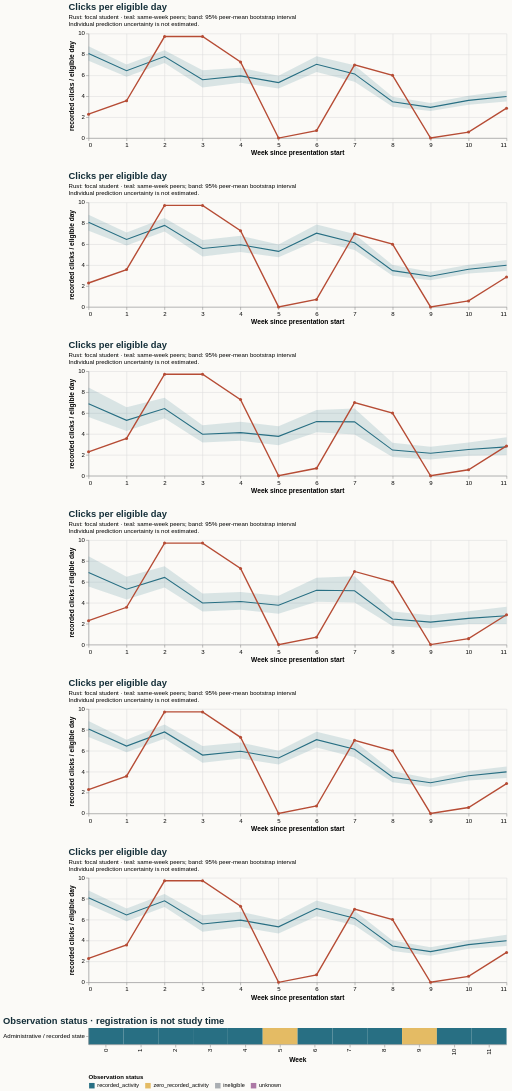

The Vega-Lite source for this figure:
### Vega-Lite specification from a JSON file in a GitHub repository (floating-point values rounded to 4 significant figures)
{"$schema": "https://vega.github.io/schema/vega-lite/v5.20.1.json", "config": {"axis": {"labelFontSize": 11, "titleFontSize": 12}, "background": "#fbfaf7", "font": "sans-serif", "title": {"anchor": "start", "color": "#142e38", "fontSize": 17, "subtitleFontSize": 11}, "view": {"continuousHeight": 300, "continuousWidth": 300, "stroke": null}}, "datasets": {"data-0ff290b01b502d3b295c9d492772a56f": [{"end_day": 6, "focal_value": 2.286, "peer_ci_high": 8.786, "peer_ci_low": 7.403, "peer_mean": 8.09, "peer_observations": 1167, "peer_people": 1167, "reference": "course", "unit": "recorded clicks / eligible day", "week": 0}, {"end_day": 13, "focal_value": 3.571, "peer_ci_high": 7.049, "peer_ci_low": 5.858, "peer_mean": 6.449, "peer_observations": 1159, "peer_people": 1159, "reference": "course", "unit": "recorded clicks / eligible day", "week": 1}, {"end_day": 20, "focal_value": 9.714, "peer_ci_high": 8.393, "peer_ci_low": 7.177, "peer_mean": 7.8, "peer_observations": 1140, "peer_people": 1140, "reference": "course", "unit": "recorded clicks / eligible day", "week": 2}, {"end_day": 27, "focal_value": 9.714, "peer_ci_high": 6.478, "peer_ci_low": 4.83, "peer_mean": 5.586, "peer_observations": 1132, "peer_people": 1132, "reference": "course", "unit": "recorded clicks / eligible day", "week": 3}, {"end_day": 34, "focal_value": 7.286, "peer_ci_high": 6.722, "peer_ci_low": 5.292, "peer_mean": 5.952, "peer_observations": 1093, "peer_people": 1093, "reference": "course", "unit": "recorded clicks / eligible day", "week": 4}, {"end_day": 41, "focal_value": 0.0, "peer_ci_high": 5.959, "peer_ci_low": 4.741, "peer_mean": 5.31, "peer_observations": 1086, "peer_people": 1086, "reference": "course", "unit": "recorded clicks / eligible day", "week": 5}, {"end_day": 48, "focal_value": 0.7143, "peer_ci_high": 7.83, "peer_ci_low": 6.325, "peer_mean": 7.057, "peer_observations": 1075, "peer_people": 1075, "reference": "course", "unit": "recorded clicks / eligible day", "week": 6}, {"end_day": 55, "focal_value": 7.0, "peer_ci_high": 6.962, "peer_ci_low": 5.395, "peer_mean": 6.139, "peer_observations": 1059, "peer_people": 1059, "reference": "course", "unit": "recorded clicks / eligible day", "week": 7}, {"end_day": 62, "focal_value": 6.0, "peer_ci_high": 3.948, "peer_ci_low": 2.99, "peer_mean": 3.471, "peer_observations": 1049, "peer_people": 1049, "reference": "course", "unit": "recorded clicks / eligible day", "week": 8}, {"end_day": 69, "focal_value": 0.0, "peer_ci_high": 3.36, "peer_ci_low": 2.583, "peer_mean": 2.935, "peer_observations": 1032, "peer_people": 1032, "reference": "course", "unit": "recorded clicks / eligible day", "week": 9}, {"end_day": 76, "focal_value": 0.5714, "peer_ci_high": 4.055, "peer_ci_low": 3.177, "peer_mean": 3.602, "peer_observations": 1026, "peer_people": 1026, "reference": "course", "unit": "recorded clicks / eligible day", "week": 10}, {"end_day": 83, "focal_value": 2.857, "peer_ci_high": 4.536, "peer_ci_low": 3.494, "peer_mean": 3.979, "peer_observations": 1021, "peer_people": 1021, "reference": "course", "unit": "recorded clicks / eligible day", "week": 11}], "data-30dceae621a94b7dd534d373c995e54b": [{"end_day": 6, "focal_value": 2.286, "peer_ci_high": 8.845, "peer_ci_low": 7.306, "peer_mean": 8.09, "peer_observations": 1167, "peer_people": 1167, "reference": "early_stage", "unit": "recorded clicks / eligible day", "week": 0}, {"end_day": 13, "focal_value": 3.571, "peer_ci_high": 7.042, "peer_ci_low": 5.851, "peer_mean": 6.449, "peer_observations": 1159, "peer_people": 1159, "reference": "early_stage", "unit": "recorded clicks / eligible day", "week": 1}, {"end_day": 20, "focal_value": 9.714, "peer_ci_high": 8.521, "peer_ci_low": 7.148, "peer_mean": 7.8, "peer_observations": 1140, "peer_people": 1140, "reference": "early_stage", "unit": "recorded clicks / eligible day", "week": 2}, {"end_day": 27, "focal_value": 9.714, "peer_ci_high": 6.444, "peer_ci_low": 4.849, "peer_mean": 5.586, "peer_observations": 1132, "peer_people": 1132, "reference": "early_stage", "unit": "recorded clicks / eligible day", "week": 3}, {"end_day": 34, "focal_value": 7.286, "peer_ci_high": 6.797, "peer_ci_low": 5.254, "peer_mean": 5.952, "peer_observations": 1093, "peer_people": 1093, "reference": "early_stage", "unit": "recorded clicks / eligible day", "week": 4}, {"end_day": 41, "focal_value": 0.0, "peer_ci_high": 5.998, "peer_ci_low": 4.683, "peer_mean": 5.31, "peer_observations": 1086, "peer_people": 1086, "reference": "early_stage", "unit": "recorded clicks / eligible day", "week": 5}, {"end_day": 48, "focal_value": 0.7143, "peer_ci_high": 7.828, "peer_ci_low": 6.301, "peer_mean": 7.057, "peer_observations": 1075, "peer_people": 1075, "reference": "early_stage", "unit": "recorded clicks / eligible day", "week": 6}, {"end_day": 55, "focal_value": 7.0, "peer_ci_high": 6.934, "peer_ci_low": 5.388, "peer_mean": 6.139, "peer_observations": 1059, "peer_people": 1059, "reference": "early_stage", "unit": "recorded clicks / eligible day", "week": 7}, {"end_day": 62, "focal_value": 6.0, "peer_ci_high": 4.037, "peer_ci_low": 2.993, "peer_mean": 3.471, "peer_observations": 1049, "peer_people": 1049, "reference": "early_stage", "unit": "recorded clicks / eligible day", "week": 8}, {"end_day": 69, "focal_value": 0.0, "peer_ci_high": 3.345, "peer_ci_low": 2.531, "peer_mean": 2.935, "peer_observations": 1032, "peer_people": 1032, "reference": "early_stage", "unit": "recorded clicks / eligible day", "week": 9}, {"end_day": 76, "focal_value": 0.5714, "peer_ci_high": 4.052, "peer_ci_low": 3.158, "peer_mean": 3.602, "peer_observations": 1026, "peer_people": 1026, "reference": "early_stage", "unit": "recorded clicks / eligible day", "week": 10}, {"end_day": 83, "focal_value": 2.857, "peer_ci_high": 4.487, "peer_ci_low": 3.388, "peer_mean": 3.979, "peer_observations": 1021, "peer_people": 1021, "reference": "early_stage", "unit": "recorded clicks / eligible day", "week": 11}], "data-7531c1961b48da465ab9579e45e015e7": [{"end_day": 6, "focal_value": 2.286, "peer_ci_high": 8.808, "peer_ci_low": 7.276, "peer_mean": 8.09, "peer_observations": 1167, "peer_people": 1167, "reference": "course", "unit": "recorded clicks / eligible day", "week": 0}, {"end_day": 13, "focal_value": 3.571, "peer_ci_high": 7.108, "peer_ci_low": 5.871, "peer_mean": 6.449, "peer_observations": 1159, "peer_people": 1159, "reference": "course", "unit": "recorded clicks / eligible day", "week": 1}, {"end_day": 20, "focal_value": 9.714, "peer_ci_high": 8.499, "peer_ci_low": 7.22, "peer_mean": 7.8, "peer_observations": 1140, "peer_people": 1140, "reference": "course", "unit": "recorded clicks / eligible day", "week": 2}, {"end_day": 27, "focal_value": 9.714, "peer_ci_high": 6.4, "peer_ci_low": 4.835, "peer_mean": 5.586, "peer_observations": 1132, "peer_people": 1132, "reference": "course", "unit": "recorded clicks / eligible day", "week": 3}, {"end_day": 34, "focal_value": 7.286, "peer_ci_high": 6.813, "peer_ci_low": 5.265, "peer_mean": 5.952, "peer_observations": 1093, "peer_people": 1093, "reference": "course", "unit": "recorded clicks / eligible day", "week": 4}, {"end_day": 41, "focal_value": 0.0, "peer_ci_high": 5.971, "peer_ci_low": 4.741, "peer_mean": 5.31, "peer_observations": 1086, "peer_people": 1086, "reference": "course", "unit": "recorded clicks / eligible day", "week": 5}, {"end_day": 48, "focal_value": 0.7143, "peer_ci_high": 7.886, "peer_ci_low": 6.34, "peer_mean": 7.057, "peer_observations": 1075, "peer_people": 1075, "reference": "course", "unit": "recorded clicks / eligible day", "week": 6}, {"end_day": 55, "focal_value": 7.0, "peer_ci_high": 6.969, "peer_ci_low": 5.451, "peer_mean": 6.139, "peer_observations": 1059, "peer_people": 1059, "reference": "course", "unit": "recorded clicks / eligible day", "week": 7}, {"end_day": 62, "focal_value": 6.0, "peer_ci_high": 4.014, "peer_ci_low": 2.974, "peer_mean": 3.471, "peer_observations": 1049, "peer_people": 1049, "reference": "course", "unit": "recorded clicks / eligible day", "week": 8}, {"end_day": 69, "focal_value": 0.0, "peer_ci_high": 3.353, "peer_ci_low": 2.555, "peer_mean": 2.935, "peer_observations": 1032, "peer_people": 1032, "reference": "course", "unit": "recorded clicks / eligible day", "week": 9}, {"end_day": 76, "focal_value": 0.5714, "peer_ci_high": 4.033, "peer_ci_low": 3.191, "peer_mean": 3.602, "peer_observations": 1026, "peer_people": 1026, "reference": "course", "unit": "recorded clicks / eligible day", "week": 10}, {"end_day": 83, "focal_value": 2.857, "peer_ci_high": 4.495, "peer_ci_low": 3.444, "peer_mean": 3.979, "peer_observations": 1021, "peer_people": 1021, "reference": "course", "unit": "recorded clicks / eligible day", "week": 11}], "data-b75d4d00b45201fa4f4a6821a28b35b8": [{"end_day": 6, "focal_value": 2.286, "peer_ci_high": 8.439, "peer_ci_low": 5.62, "peer_mean": 6.896, "peer_observations": 234, "peer_people": 234, "reference": "same_prior_attempt", "unit": "recorded clicks / eligible day", "week": 0}, {"end_day": 13, "focal_value": 3.571, "peer_ci_high": 6.561, "peer_ci_low": 4.27, "peer_mean": 5.299, "peer_observations": 231, "peer_people": 231, "reference": "same_prior_attempt", "unit": "recorded clicks / eligible day", "week": 1}, {"end_day": 20, "focal_value": 9.714, "peer_ci_high": 7.47, "peer_ci_low": 5.513, "peer_mean": 6.433, "peer_observations": 224, "peer_people": 224, "reference": "same_prior_attempt", "unit": "recorded clicks / eligible day", "week": 2}, {"end_day": 27, "focal_value": 9.714, "peer_ci_high": 4.827, "peer_ci_low": 3.186, "peer_mean": 3.976, "peer_observations": 224, "peer_people": 224, "reference": "same_prior_attempt", "unit": "recorded clicks / eligible day", "week": 3}, {"end_day": 34, "focal_value": 7.286, "peer_ci_high": 5.157, "peer_ci_low": 3.358, "peer_mean": 4.123, "peer_observations": 218, "peer_people": 218, "reference": "same_prior_attempt", "unit": "recorded clicks / eligible day", "week": 4}, {"end_day": 41, "focal_value": 0.0, "peer_ci_high": 4.729, "peer_ci_low": 2.91, "peer_mean": 3.769, "peer_observations": 215, "peer_people": 215, "reference": "same_prior_attempt", "unit": "recorded clicks / eligible day", "week": 5}, {"end_day": 48, "focal_value": 0.7143, "peer_ci_high": 6.297, "peer_ci_low": 4.165, "peer_mean": 5.198, "peer_observations": 211, "peer_people": 211, "reference": "same_prior_attempt", "unit": "recorded clicks / eligible day", "week": 6}, {"end_day": 55, "focal_value": 7.0, "peer_ci_high": 6.425, "peer_ci_low": 3.949, "peer_mean": 5.153, "peer_observations": 206, "peer_people": 206, "reference": "same_prior_attempt", "unit": "recorded clicks / eligible day", "week": 7}, {"end_day": 62, "focal_value": 6.0, "peer_ci_high": 3.154, "peer_ci_low": 1.791, "peer_mean": 2.456, "peer_observations": 204, "peer_people": 204, "reference": "same_prior_attempt", "unit": "recorded clicks / eligible day", "week": 8}, {"end_day": 69, "focal_value": 0.0, "peer_ci_high": 2.765, "peer_ci_low": 1.546, "peer_mean": 2.147, "peer_observations": 201, "peer_people": 201, "reference": "same_prior_attempt", "unit": "recorded clicks / eligible day", "week": 9}, {"end_day": 76, "focal_value": 0.5714, "peer_ci_high": 3.181, "peer_ci_low": 1.926, "peer_mean": 2.512, "peer_observations": 199, "peer_people": 199, "reference": "same_prior_attempt", "unit": "recorded clicks / eligible day", "week": 10}, {"end_day": 83, "focal_value": 2.857, "peer_ci_high": 3.685, "peer_ci_low": 1.979, "peer_mean": 2.76, "peer_observations": 198, "peer_people": 198, "reference": "same_prior_attempt", "unit": "recorded clicks / eligible day", "week": 11}], "data-d2ed46b7e3e14131b96ea57fcd3b75c5": [{"end_day": 6, "focal_value": 2.286, "peer_ci_high": 8.796, "peer_ci_low": 7.451, "peer_mean": 8.09, "peer_observations": 1167, "peer_people": 1167, "reference": "early_stage", "unit": "recorded clicks / eligible day", "week": 0}, {"end_day": 13, "focal_value": 3.571, "peer_ci_high": 7.065, "peer_ci_low": 5.843, "peer_mean": 6.449, "peer_observations": 1159, "peer_people": 1159, "reference": "early_stage", "unit": "recorded clicks / eligible day", "week": 1}, {"end_day": 20, "focal_value": 9.714, "peer_ci_high": 8.439, "peer_ci_low": 7.212, "peer_mean": 7.8, "peer_observations": 1140, "peer_people": 1140, "reference": "early_stage", "unit": "recorded clicks / eligible day", "week": 2}, {"end_day": 27, "focal_value": 9.714, "peer_ci_high": 6.42, "peer_ci_low": 4.831, "peer_mean": 5.586, "peer_observations": 1132, "peer_people": 1132, "reference": "early_stage", "unit": "recorded clicks / eligible day", "week": 3}, {"end_day": 34, "focal_value": 7.286, "peer_ci_high": 6.748, "peer_ci_low": 5.293, "peer_mean": 5.952, "peer_observations": 1093, "peer_people": 1093, "reference": "early_stage", "unit": "recorded clicks / eligible day", "week": 4}, {"end_day": 41, "focal_value": 0.0, "peer_ci_high": 5.973, "peer_ci_low": 4.668, "peer_mean": 5.31, "peer_observations": 1086, "peer_people": 1086, "reference": "early_stage", "unit": "recorded clicks / eligible day", "week": 5}, {"end_day": 48, "focal_value": 0.7143, "peer_ci_high": 7.835, "peer_ci_low": 6.314, "peer_mean": 7.057, "peer_observations": 1075, "peer_people": 1075, "reference": "early_stage", "unit": "recorded clicks / eligible day", "week": 6}, {"end_day": 55, "focal_value": 7.0, "peer_ci_high": 6.845, "peer_ci_low": 5.462, "peer_mean": 6.139, "peer_observations": 1059, "peer_people": 1059, "reference": "early_stage", "unit": "recorded clicks / eligible day", "week": 7}, {"end_day": 62, "focal_value": 6.0, "peer_ci_high": 3.994, "peer_ci_low": 2.988, "peer_mean": 3.471, "peer_observations": 1049, "peer_people": 1049, "reference": "early_stage", "unit": "recorded clicks / eligible day", "week": 8}, {"end_day": 69, "focal_value": 0.0, "peer_ci_high": 3.356, "peer_ci_low": 2.538, "peer_mean": 2.935, "peer_observations": 1032, "peer_people": 1032, "reference": "early_stage", "unit": "recorded clicks / eligible day", "week": 9}, {"end_day": 76, "focal_value": 0.5714, "peer_ci_high": 4.033, "peer_ci_low": 3.204, "peer_mean": 3.602, "peer_observations": 1026, "peer_people": 1026, "reference": "early_stage", "unit": "recorded clicks / eligible day", "week": 10}, {"end_day": 83, "focal_value": 2.857, "peer_ci_high": 4.552, "peer_ci_low": 3.462, "peer_mean": 3.979, "peer_observations": 1021, "peer_people": 1021, "reference": "early_stage", "unit": "recorded clicks / eligible day", "week": 11}], "data-da0a8e455eddeae274cc1a36a0759692": [{"eligible_days": 7.0, "end_day": 6, "logging_completeness": "unknown", "observation_status": "recorded_activity", "row": "Administrative / recorded state", "score_status": "withheld_release_time_unknown", "start_day": 0, "value": 2.286, "week": 0}, {"eligible_days": 7.0, "end_day": 13, "logging_completeness": "unknown", "observation_status": "recorded_activity", "row": "Administrative / recorded state", "score_status": "withheld_release_time_unknown", "start_day": 7, "value": 3.571, "week": 1}, {"eligible_days": 7.0, "end_day": 20, "logging_completeness": "unknown", "observation_status": "recorded_activity", "row": "Administrative / recorded state", "score_status": "withheld_release_time_unknown", "start_day": 14, "value": 9.714, "week": 2}, {"eligible_days": 7.0, "end_day": 27, "logging_completeness": "unknown", "observation_status": "recorded_activity", "row": "Administrative / recorded state", "score_status": "withheld_release_time_unknown", "start_day": 21, "value": 9.714, "week": 3}, {"eligible_days": 7.0, "end_day": 34, "logging_completeness": "unknown", "observation_status": "recorded_activity", "row": "Administrative / recorded state", "score_status": "withheld_release_time_unknown", "start_day": 28, "value": 7.286, "week": 4}, {"eligible_days": 7.0, "end_day": 41, "logging_completeness": "unknown", "observation_status": "zero_recorded_activity", "row": "Administrative / recorded state", "score_status": "withheld_release_time_unknown", "start_day": 35, "value": 0.0, "week": 5}, {"eligible_days": 7.0, "end_day": 48, "logging_completeness": "unknown", "observation_status": "recorded_activity", "row": "Administrative / recorded state", "score_status": "withheld_release_time_unknown", "start_day": 42, "value": 0.7143, "week": 6}, {"eligible_days": 7.0, "end_day": 55, "logging_completeness": "unknown", "observation_status": "recorded_activity", "row": "Administrative / recorded state", "score_status": "withheld_release_time_unknown", "start_day": 49, "value": 7.0, "week": 7}, {"eligible_days": 7.0, "end_day": 62, "logging_completeness": "unknown", "observation_status": "recorded_activity", "row": "Administrative / recorded state", "score_status": "withheld_release_time_unknown", "start_day": 56, "value": 6.0, "week": 8}, {"eligible_days": 7.0, "end_day": 69, "logging_completeness": "unknown", "observation_status": "zero_recorded_activity", "row": "Administrative / recorded state", "score_status": "withheld_release_time_unknown", "start_day": 63, "value": 0.0, "week": 9}, {"eligible_days": 7.0, "end_day": 76, "logging_completeness": "unknown", "observation_status": "recorded_activity", "row": "Administrative / recorded state", "score_status": "withheld_release_time_unknown", "start_day": 70, "value": 0.5714, "week": 10}, {"eligible_days": 7.0, "end_day": 83, "logging_completeness": "unknown", "observation_status": "recorded_activity", "row": "Administrative / recorded state", "score_status": "withheld_release_time_unknown", "start_day": 77, "value": 2.857, "week": 11}], "data-fd925cce9e445556ce73ef663c959104": [{"end_day": 6, "focal_value": 2.286, "peer_ci_high": 8.461, "peer_ci_low": 5.567, "peer_mean": 6.896, "peer_observations": 234, "peer_people": 234, "reference": "same_prior_attempt", "unit": "recorded clicks / eligible day", "week": 0}, {"end_day": 13, "focal_value": 3.571, "peer_ci_high": 6.499, "peer_ci_low": 4.314, "peer_mean": 5.299, "peer_observations": 231, "peer_people": 231, "reference": "same_prior_attempt", "unit": "recorded clicks / eligible day", "week": 1}, {"end_day": 20, "focal_value": 9.714, "peer_ci_high": 7.501, "peer_ci_low": 5.473, "peer_mean": 6.433, "peer_observations": 224, "peer_people": 224, "reference": "same_prior_attempt", "unit": "recorded clicks / eligible day", "week": 2}, {"end_day": 27, "focal_value": 9.714, "peer_ci_high": 4.898, "peer_ci_low": 3.16, "peer_mean": 3.976, "peer_observations": 224, "peer_people": 224, "reference": "same_prior_attempt", "unit": "recorded clicks / eligible day", "week": 3}, {"end_day": 34, "focal_value": 7.286, "peer_ci_high": 5.042, "peer_ci_low": 3.341, "peer_mean": 4.123, "peer_observations": 218, "peer_people": 218, "reference": "same_prior_attempt", "unit": "recorded clicks / eligible day", "week": 4}, {"end_day": 41, "focal_value": 0.0, "peer_ci_high": 4.678, "peer_ci_low": 2.945, "peer_mean": 3.769, "peer_observations": 215, "peer_people": 215, "reference": "same_prior_attempt", "unit": "recorded clicks / eligible day", "week": 5}, {"end_day": 48, "focal_value": 0.7143, "peer_ci_high": 6.393, "peer_ci_low": 4.109, "peer_mean": 5.198, "peer_observations": 211, "peer_people": 211, "reference": "same_prior_attempt", "unit": "recorded clicks / eligible day", "week": 6}, {"end_day": 55, "focal_value": 7.0, "peer_ci_high": 6.529, "peer_ci_low": 4.026, "peer_mean": 5.153, "peer_observations": 206, "peer_people": 206, "reference": "same_prior_attempt", "unit": "recorded clicks / eligible day", "week": 7}, {"end_day": 62, "focal_value": 6.0, "peer_ci_high": 3.179, "peer_ci_low": 1.772, "peer_mean": 2.456, "peer_observations": 204, "peer_people": 204, "reference": "same_prior_attempt", "unit": "recorded clicks / eligible day", "week": 8}, {"end_day": 69, "focal_value": 0.0, "peer_ci_high": 2.818, "peer_ci_low": 1.57, "peer_mean": 2.147, "peer_observations": 201, "peer_people": 201, "reference": "same_prior_attempt", "unit": "recorded clicks / eligible day", "week": 9}, {"end_day": 76, "focal_value": 0.5714, "peer_ci_high": 3.198, "peer_ci_low": 1.96, "peer_mean": 2.512, "peer_observations": 199, "peer_people": 199, "reference": "same_prior_attempt", "unit": "recorded clicks / eligible day", "week": 10}, {"end_day": 83, "focal_value": 2.857, "peer_ci_high": 3.62, "peer_ci_low": 1.976, "peer_mean": 2.76, "peer_observations": 198, "peer_people": 198, "reference": "same_prior_attempt", "unit": "recorded clicks / eligible day", "week": 11}]}, "resolve": {"scale": {"color": "independent"}}, "spacing": 28, "vconcat": [{"data": {"name": "data-0ff290b01b502d3b295c9d492772a56f"}, "height": 190, "layer": [{"encoding": {"x": {"axis": {"tickMinStep": 1}, "field": "week", "title": "Week since presentation start", "type": "quantitative"}, "y": {"field": "peer_ci_low", "scale": {"zero": true}, "title": "recorded clicks / eligible day", "type": "quantitative"}, "y2": {"field": "peer_ci_high"}}, "mark": {"color": "#286f83", "opacity": 0.16, "type": "area"}}, {"encoding": {"tooltip": [{"field": "week", "type": "quantitative"}, {"field": "peer_mean", "type": "quantitative"}, {"field": "peer_people", "type": "quantitative"}, {"field": "peer_observations", "type": "quantitative"}], "x": {"field": "week", "type": "quantitative"}, "y": {"field": "peer_mean", "type": "quantitative"}}, "mark": {"color": "#286f83", "strokeWidth": 2, "type": "line"}}, {"encoding": {"tooltip": [{"field": "week", "type": "quantitative"}, {"field": "focal_value", "type": "quantitative"}], "x": {"field": "week", "type": "quantitative"}, "y": {"field": "focal_value", "type": "quantitative"}}, "mark": {"color": "#b64c35", "point": {"color": "#b64c35"}, "strokeWidth": 2.5, "type": "line"}}], "title": {"subtitle": ["Rust: focal student · teal: same-week peers; band: 95% peer-mean bootstrap interval", "Individual prediction uncertainty is not estimated."], "text": "Clicks per eligible day"}, "width": 760}, {"data": {"name": "data-7531c1961b48da465ab9579e45e015e7"}, "height": 190, "layer": [{"encoding": {"x": {"axis": {"tickMinStep": 1}, "field": "week", "title": "Week since presentation start", "type": "quantitative"}, "y": {"field": "peer_ci_low", "scale": {"zero": true}, "title": "recorded clicks / eligible day", "type": "quantitative"}, "y2": {"field": "peer_ci_high"}}, "mark": {"color": "#286f83", "opacity": 0.16, "type": "area"}}, {"encoding": {"tooltip": [{"field": "week", "type": "quantitative"}, {"field": "peer_mean", "type": "quantitative"}, {"field": "peer_people", "type": "quantitative"}, {"field": "peer_observations", "type": "quantitative"}], "x": {"field": "week", "type": "quantitative"}, "y": {"field": "peer_mean", "type": "quantitative"}}, "mark": {"color": "#286f83", "strokeWidth": 2, "type": "line"}}, {"encoding": {"tooltip": [{"field": "week", "type": "quantitative"}, {"field": "focal_value", "type": "quantitative"}], "x": {"field": "week", "type": "quantitative"}, "y": {"field": "focal_value", "type": "quantitative"}}, "mark": {"color": "#b64c35", "point": {"color": "#b64c35"}, "strokeWidth": 2.5, "type": "line"}}], "title": {"subtitle": ["Rust: focal student · teal: same-week peers; band: 95% peer-mean bootstrap interval", "Individual prediction uncertainty is not estimated."], "text": "Clicks per eligible day"}, "width": 760}, {"data": {"name": "data-b75d4d00b45201fa4f4a6821a28b35b8"}, "height": 190, "layer": [{"encoding": {"x": {"axis": {"tickMinStep": 1}, "field": "week", "title": "Week since presentation start", "type": "quantitative"}, "y": {"field": "peer_ci_low", "scale": {"zero": true}, "title": "recorded clicks / eligible day", "type": "quantitative"}, "y2": {"field": "peer_ci_high"}}, "mark": {"color": "#286f83", "opacity": 0.16, "type": "area"}}, {"encoding": {"tooltip": [{"field": "week", "type": "quantitative"}, {"field": "peer_mean", "type": "quantitative"}, {"field": "peer_people", "type": "quantitative"}, {"field": "peer_observations", "type": "quantitative"}], "x": {"field": "week", "type": "quantitative"}, "y": {"field": "peer_mean", "type": "quantitative"}}, "mark": {"color": "#286f83", "strokeWidth": 2, "type": "line"}}, {"encoding": {"tooltip": [{"field": "week", "type": "quantitative"}, {"field": "focal_value", "type": "quantitative"}], "x": {"field": "week", "type": "quantitative"}, "y": {"field": "focal_value", "type": "quantitative"}}, "mark": {"color": "#b64c35", "point": {"color": "#b64c35"}, "strokeWidth": 2.5, "type": "line"}}], "title": {"subtitle": ["Rust: focal student · teal: same-week peers; band: 95% peer-mean bootstrap interval", "Individual prediction uncertainty is not estimated."], "text": "Clicks per eligible day"}, "width": 760}, {"data": {"name": "data-fd925cce9e445556ce73ef663c959104"}, "height": 190, "layer": [{"encoding": {"x": {"axis": {"tickMinStep": 1}, "field": "week", "title": "Week since presentation start", "type": "quantitative"}, "y": {"field": "peer_ci_low", "scale": {"zero": true}, "title": "recorded clicks / eligible day", "type": "quantitative"}, "y2": {"field": "peer_ci_high"}}, "mark": {"color": "#286f83", "opacity": 0.16, "type": "area"}}, {"encoding": {"tooltip": [{"field": "week", "type": "quantitative"}, {"field": "peer_mean", "type": "quantitative"}, {"field": "peer_people", "type": "quantitative"}, {"field": "peer_observations", "type": "quantitative"}], "x": {"field": "week", "type": "quantitative"}, "y": {"field": "peer_mean", "type": "quantitative"}}, "mark": {"color": "#286f83", "strokeWidth": 2, "type": "line"}}, {"encoding": {"tooltip": [{"field": "week", "type": "quantitative"}, {"field": "focal_value", "type": "quantitative"}], "x": {"field": "week", "type": "quantitative"}, "y": {"field": "focal_value", "type": "quantitative"}}, "mark": {"color": "#b64c35", "point": {"color": "#b64c35"}, "strokeWidth": 2.5, "type": "line"}}], "title": {"subtitle": ["Rust: focal student · teal: same-week peers; band: 95% peer-mean bootstrap interval", "Individual prediction uncertainty is not estimated."], "text": "Clicks per eligible day"}, "width": 760}, {"data": {"name": "data-30dceae621a94b7dd534d373c995e54b"}, "height": 190, "layer": [{"encoding": {"x": {"axis": {"tickMinStep": 1}, "field": "week", "title": "Week since presentation start", "type": "quantitative"}, "y": {"field": "peer_ci_low", "scale": {"zero": true}, "title": "recorded clicks / eligible day", "type": "quantitative"}, "y2": {"field": "peer_ci_high"}}, "mark": {"color": "#286f83", "opacity": 0.16, "type": "area"}}, {"encoding": {"tooltip": [{"field": "week", "type": "quantitative"}, {"field": "peer_mean", "type": "quantitative"}, {"field": "peer_people", "type": "quantitative"}, {"field": "peer_observations", "type": "quantitative"}], "x": {"field": "week", "type": "quantitative"}, "y": {"field": "peer_mean", "type": "quantitative"}}, "mark": {"color": "#286f83", "strokeWidth": 2, "type": "line"}}, {"encoding": {"tooltip": [{"field": "week", "type": "quantitative"}, {"field": "focal_value", "type": "quantitative"}], "x": {"field": "week", "type": "quantitative"}, "y": {"field": "focal_value", "type": "quantitative"}}, "mark": {"color": "#b64c35", "point": {"color": "#b64c35"}, "strokeWidth": 2.5, "type": "line"}}], "title": {"subtitle": ["Rust: focal student · teal: same-week peers; band: 95% peer-mean bootstrap interval", "Individual prediction uncertainty is not estimated."], "text": "Clicks per eligible day"}, "width": 760}, {"data": {"name": "data-d2ed46b7e3e14131b96ea57fcd3b75c5"}, "height": 190, "layer": [{"encoding": {"x": {"axis": {"tickMinStep": 1}, "field": "week", "title": "Week since presentation start", "type": "quantitative"}, "y": {"field": "peer_ci_low", "scale": {"zero": true}, "title": "recorded clicks / eligible day", "type": "quantitative"}, "y2": {"field": "peer_ci_high"}}, "mark": {"color": "#286f83", "opacity": 0.16, "type": "area"}}, {"encoding": {"tooltip": [{"field": "week", "type": "quantitative"}, {"field": "peer_mean", "type": "quantitative"}, {"field": "peer_people", "type": "quantitative"}, {"field": "peer_observations", "type": "quantitative"}], "x": {"field": "week", "type": "quantitative"}, "y": {"field": "peer_mean", "type": "quantitative"}}, "mark": {"color": "#286f83", "strokeWidth": 2, "type": "line"}}, {"encoding": {"tooltip": [{"field": "week", "type": "quantitative"}, {"field": "focal_value", "type": "quantitative"}], "x": {"field": "week", "type": "quantitative"}, "y": {"field": "focal_value", "type": "quantitative"}}, "mark": {"color": "#b64c35", "point": {"color": "#b64c35"}, "strokeWidth": 2.5, "type": "line"}}], "title": {"subtitle": ["Rust: focal student · teal: same-week peers; band: 95% peer-mean bootstrap interval", "Individual prediction uncertainty is not estimated."], "text": "Clicks per eligible day"}, "width": 760}, {"data": {"name": "data-da0a8e455eddeae274cc1a36a0759692"}, "encoding": {"color": {"field": "observation_status", "legend": {"labelLimit": 260, "orient": "bottom"}, "scale": {"domain": ["recorded_activity", "zero_recorded_activity", "ineligible", "unknown"], "range": ["#286f83", "#e4bb64", "#aaaeb3", "#ac78a5"]}, "title": "Observation status", "type": "nominal"}, "tooltip": [{"field": "week", "type": "quantitative"}, {"field": "eligible_days", "type": "quantitative"}, {"field": "observation_status", "type": "nominal"}, {"field": "logging_completeness", "type": "nominal"}], "x": {"field": "week", "title": "Week", "type": "ordinal"}, "y": {"field": "row", "title": null, "type": "nominal"}}, "height": 30, "mark": {"type": "rect"}, "title": "Observation status · registration is not study time", "width": 760}]}
